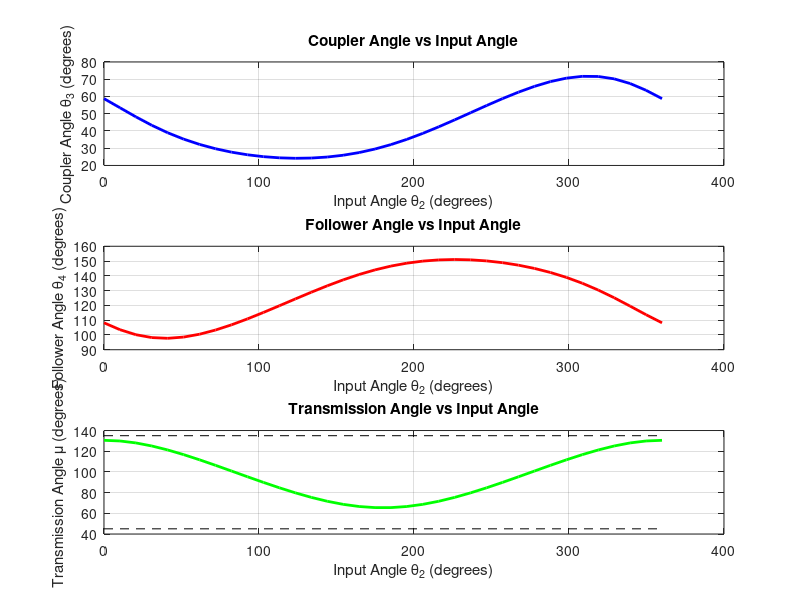

Write MATLAB code to recreate this figure.
% =========================================================================
% TEST SCRIPT FOR FOUR-BAR MECHANISM FUNCTIONS
% =========================================================================
%
% This script tests the individual functions of the four-bar mechanism
% analysis without running the full animation. Use this to verify that
% the functions work correctly.
%
% =========================================================================

function test_four_bar()
    % Main test function
    test_main();
end

function test_main()
    fprintf('========================================\n');
    fprintf('FOUR-BAR MECHANISM - FUNCTION TESTS\n');
    fprintf('========================================\n\n');

%% Test 1: Grashof Condition Check
fprintf('Test 1: Grashof Condition Check\n');
fprintf('-------------------------------\n');

% Test case 1: Crank-Rocker (Grashof)
L1 = 6.0; L2 = 2.0; L3 = 5.0; L4 = 4.5;
[is_grashof, linkage_type] = check_grashof_condition(L1, L2, L3, L4);
fprintf('Test Case 1 (Crank-Rocker):\n');
fprintf('  Links: %.1f, %.1f, %.1f, %.1f\n', L1, L2, L3, L4);
fprintf('  Grashof: %s\n', mat2str(is_grashof));
fprintf('  Type: %s\n\n', linkage_type);

% Test case 2: Double-Crank (Grashof)
L1 = 3.0; L2 = 5.0; L3 = 6.0; L4 = 5.5;
[is_grashof, linkage_type] = check_grashof_condition(L1, L2, L3, L4);
fprintf('Test Case 2 (Double-Crank):\n');
fprintf('  Links: %.1f, %.1f, %.1f, %.1f\n', L1, L2, L3, L4);
fprintf('  Grashof: %s\n', mat2str(is_grashof));
fprintf('  Type: %s\n\n', linkage_type);

% Test case 3: Non-Grashof
L1 = 10.0; L2 = 3.0; L3 = 5.0; L4 = 4.0;
[is_grashof, linkage_type] = check_grashof_condition(L1, L2, L3, L4);
fprintf('Test Case 3 (Non-Grashof):\n');
fprintf('  Links: %.1f, %.1f, %.1f, %.1f\n', L1, L2, L3, L4);
fprintf('  Grashof: %s\n', mat2str(is_grashof));
fprintf('  Type: %s\n\n', linkage_type);

%% Test 2: Angle Solver (Newton-Raphson)
fprintf('Test 2: Newton-Raphson Angle Solver\n');
fprintf('------------------------------------\n');

% Use crank-rocker configuration
L1 = 6.0; L2 = 2.0; L3 = 5.0; L4 = 4.5;

% Test at several input angles
test_angles = [0, pi/4, pi/2, 3*pi/4, pi];

for i = 1:length(test_angles)
    theta2 = test_angles(i);
    [theta3, theta4] = solve_four_bar_angles(L1, L2, L3, L4, theta2, pi/4, pi/4);
    
    fprintf('Input angle θ2 = %.4f rad (%.1f°)\n', theta2, rad2deg(theta2));
    fprintf('  Coupler θ3 = %.4f rad (%.1f°)\n', theta3, rad2deg(theta3));
    fprintf('  Follower θ4 = %.4f rad (%.1f°)\n', theta4, rad2deg(theta4));
    
    % Verify closure equations
    x_closure = L2*cos(theta2) + L3*cos(theta3) - L4*cos(theta4) - L1;
    y_closure = L2*sin(theta2) + L3*sin(theta3) - L4*sin(theta4);
    error = sqrt(x_closure^2 + y_closure^2);
    
    fprintf('  Closure error = %.6e\n\n', error);
end

%% Test 3: Transmission Angle
fprintf('Test 3: Transmission Angle Calculation\n');
fprintf('---------------------------------------\n');

L1 = 6.0; L2 = 2.0; L3 = 5.0; L4 = 4.5;

for i = 1:length(test_angles)
    theta2 = test_angles(i);
    [theta3, theta4] = solve_four_bar_angles(L1, L2, L3, L4, theta2, pi/4, pi/4);
    mu = calculate_transmission_angle(L2, L3, L4, theta2, theta3, theta4);
    
    fprintf('θ2 = %.1f°: Transmission angle μ = %.1f°', ...
            rad2deg(theta2), rad2deg(mu));
    
    % Check if in good range (45-135 degrees)
    if rad2deg(mu) >= 45 && rad2deg(mu) <= 135
        fprintf(' [GOOD]\n');
    else
        fprintf(' [POOR]\n');
    end
end

fprintf('\n');

%% Test 4: Complete Cycle Analysis
fprintf('Test 4: Complete Rotation Cycle\n');
fprintf('--------------------------------\n');

L1 = 6.0; L2 = 2.0; L3 = 5.0; L4 = 4.5;

% Calculate for full rotation
num_points = 36;  % Every 10 degrees
theta2_array = linspace(0, 2*pi, num_points);
theta3_array = zeros(1, num_points);
theta4_array = zeros(1, num_points);
mu_array = zeros(1, num_points);

theta3_guess = pi/4;
theta4_guess = pi/4;

for i = 1:num_points
    theta2 = theta2_array(i);
    [theta3, theta4] = solve_four_bar_angles(L1, L2, L3, L4, theta2, ...
                                             theta3_guess, theta4_guess);
    mu = calculate_transmission_angle(L2, L3, L4, theta2, theta3, theta4);
    
    theta3_array(i) = theta3;
    theta4_array(i) = theta4;
    mu_array(i) = mu;
    
    theta3_guess = theta3;
    theta4_guess = theta4;
end

fprintf('Completed %d position calculations\n', num_points);
fprintf('θ3 range: %.1f° to %.1f°\n', min(rad2deg(theta3_array)), ...
        max(rad2deg(theta3_array)));
fprintf('θ4 range: %.1f° to %.1f°\n', min(rad2deg(theta4_array)), ...
        max(rad2deg(theta4_array)));
fprintf('μ range: %.1f° to %.1f°\n\n', min(rad2deg(mu_array)), ...
        max(rad2deg(mu_array)));

%% Test 5: Plot Results
fprintf('Test 5: Generating Test Plots\n');
fprintf('------------------------------\n');

figure('Name', 'Four-Bar Mechanism Test Results', 'NumberTitle', 'off');

subplot(3, 1, 1);
plot(rad2deg(theta2_array), rad2deg(theta3_array), 'b-', 'LineWidth', 2);
grid on;
xlabel('Input Angle θ_2 (degrees)');
ylabel('Coupler Angle θ_3 (degrees)');
title('Coupler Angle vs Input Angle');

subplot(3, 1, 2);
plot(rad2deg(theta2_array), rad2deg(theta4_array), 'r-', 'LineWidth', 2);
grid on;
xlabel('Input Angle θ_2 (degrees)');
ylabel('Follower Angle θ_4 (degrees)');
title('Follower Angle vs Input Angle');

subplot(3, 1, 3);
plot(rad2deg(theta2_array), rad2deg(mu_array), 'g-', 'LineWidth', 2);
hold on;
% Using plot instead of yline for Octave compatibility
xlim_vals = [0, 360];
plot(xlim_vals, [45, 45], 'k--');
plot(xlim_vals, [135, 135], 'k--');
hold off;
grid on;
xlabel('Input Angle θ_2 (degrees)');
ylabel('Transmission Angle μ (degrees)');
title('Transmission Angle vs Input Angle');

fprintf('Test plots generated successfully.\n\n');

fprintf('========================================\n');
fprintf('ALL TESTS COMPLETED\n');
fprintf('========================================\n');

end  % End of test_main function

%% Helper Functions (copied from main script for standalone testing)

function [is_grashof, linkage_type] = check_grashof_condition(L1, L2, L3, L4)
    links = [L1, L2, L3, L4];
    s = min(links);
    l = max(links);
    p = sum(links) - s - l;
    
    grashof_sum = s + l;
    other_sum = p;
    
    if grashof_sum < other_sum
        is_grashof = true;
        if L2 == s
            linkage_type = 'Grashof - Crank-Rocker (Input is shortest)';
        elseif L1 == s
            linkage_type = 'Grashof - Double-Crank (Ground is shortest)';
        elseif L4 == s
            linkage_type = 'Grashof - Rocker-Crank (Output is shortest)';
        else
            linkage_type = 'Grashof - Double-Rocker (Coupler is shortest)';
        end
    elseif grashof_sum == other_sum
        is_grashof = true;
        linkage_type = 'Special Grashof (Change-Point)';
    else
        is_grashof = false;
        linkage_type = 'Non-Grashof (Triple-Rocker)';
    end
end

function [theta3, theta4] = solve_four_bar_angles(L1, L2, L3, L4, theta2, ...
                                                   theta3_init, theta4_init)
    % Use analytical solution method (Freudenstein's equation approach)
    K1 = L1 / L2;
    K2 = L1 / L4;
    K3 = (L2^2 - L3^2 + L4^2 + L1^2) / (2 * L2 * L4);
    
    A = cos(theta2) - K1 - K2*cos(theta2) + K3;
    B = -2 * sin(theta2);
    C = K1 - (K2 + 1)*cos(theta2) + K3;
    
    discriminant = B^2 - 4*A*C;
    
    if discriminant < 0
        theta3 = theta3_init;
        theta4 = theta4_init;
        return;
    end
    
    sqrt_disc = sqrt(discriminant);
    
    if abs(A) > 1e-10
        theta4_sol1 = 2 * atan((-B + sqrt_disc) / (2*A));
        theta4_sol2 = 2 * atan((-B - sqrt_disc) / (2*A));
    else
        if abs(B) > 1e-10
            theta4_sol1 = asin(-C / B);
            theta4_sol2 = pi - theta4_sol1;
        else
            theta4_sol1 = theta4_init;
            theta4_sol2 = theta4_init;
        end
    end
    
    diff1 = abs(angle_diff(theta4_sol1, theta4_init));
    diff2 = abs(angle_diff(theta4_sol2, theta4_init));
    
    if diff1 < diff2
        theta4 = theta4_sol1;
    else
        theta4 = theta4_sol2;
    end
    
    x_target = L1 + L4*cos(theta4) - L2*cos(theta2);
    y_target = L4*sin(theta4) - L2*sin(theta2);
    
    theta3 = atan2(y_target, x_target);
end

function diff = angle_diff(angle1, angle2)
    diff = angle1 - angle2;
    diff = atan2(sin(diff), cos(diff));
end

function mu = calculate_transmission_angle(L2, L3, L4, theta2, theta3, theta4)
    vec_BC = [L3*cos(theta3), L3*sin(theta3)];
    vec_CD = [-L4*cos(theta4), -L4*sin(theta4)];
    
    dot_product = dot(vec_BC, vec_CD);
    mag_BC = norm(vec_BC);
    mag_CD = norm(vec_CD);
    
    mu = acos(dot_product / (mag_BC * mag_CD));
    
    if mu < 0
        mu = mu + pi;
    end
end
